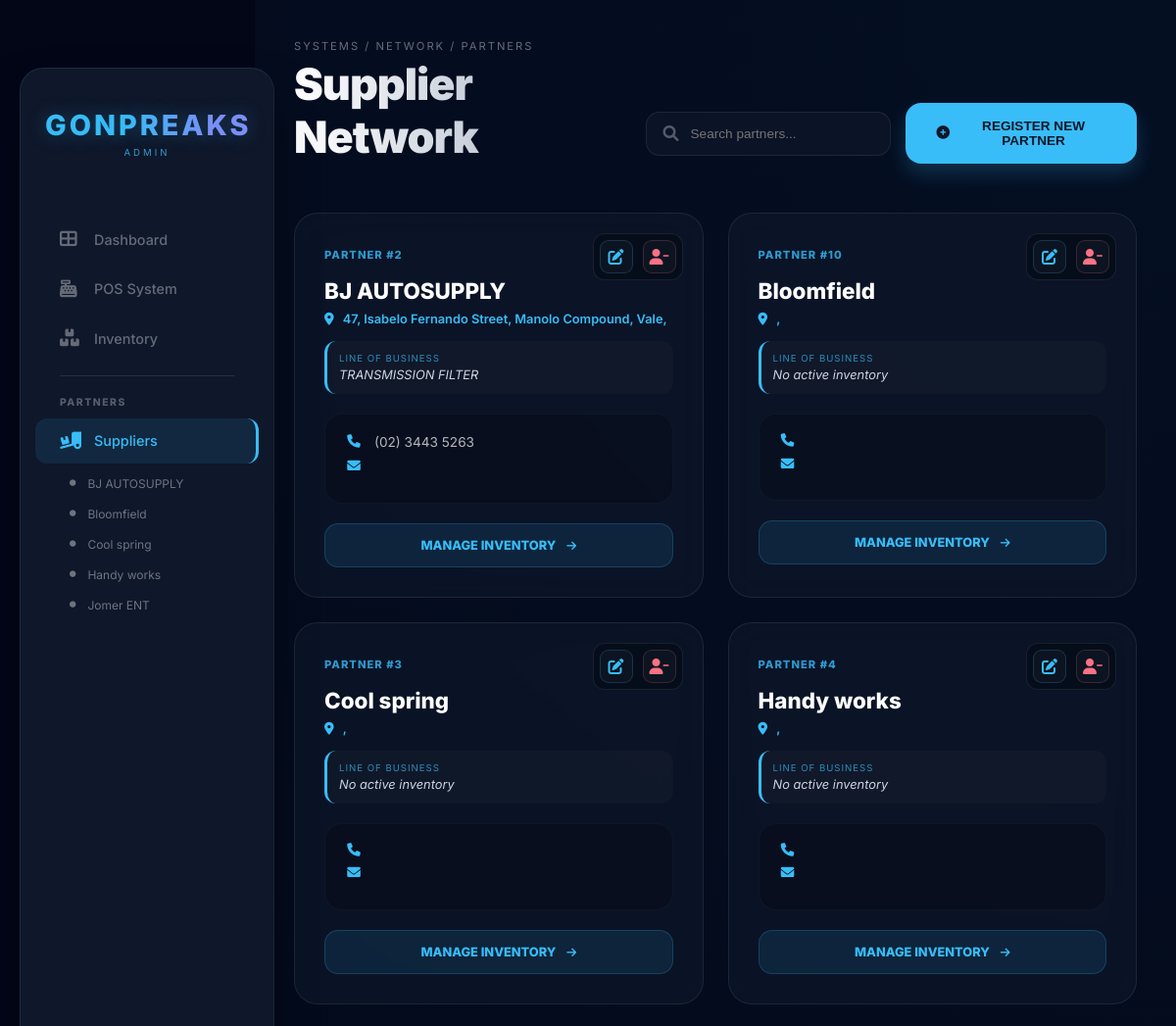
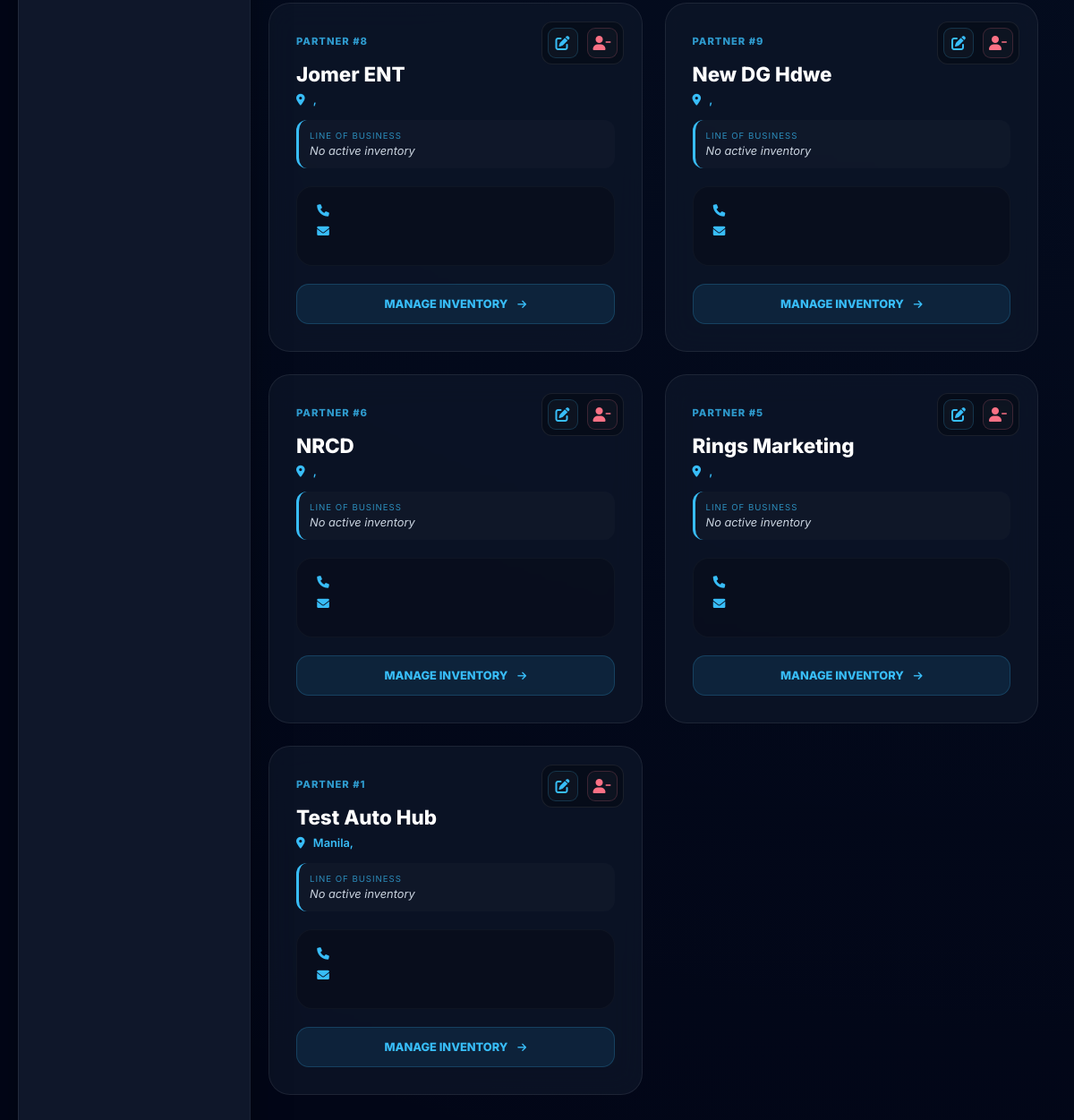
Screenshot of /autosupply/suppliers.php with the database file from the repository (2 pictures, top to bottom).
### tables this page shows
CREATE TABLE `suppliers` (
  `supplier_id` int(11) NOT NULL,
  `shop_name` varchar(255) NOT NULL,
  `address_city` varchar(50) DEFAULT NULL,
  `address_province` varchar(50) DEFAULT NULL,
  `address_complete` text DEFAULT NULL,
  `contact_number` varchar(20) DEFAULT NULL,
  `email` varchar(100) DEFAULT NULL,
  `viber` varchar(20) DEFAULT NULL
);

### autosupply/suppliers.php (the view, shortened to what this page needs)
<?php
include 'db_connect.php';
$query = "SELECT s.*,
          (SELECT GROUP_CONCAT(DISTINCT category SEPARATOR ', ')
           FROM inventory
           WHERE supplier_name = s.shop_name) as shop_categories
          FROM suppliers s
          ORDER BY s.shop_name ASC";
$result = mysqli_query($conn, $query);
?>
<!DOCTYPE html>
<html lang="en">
<head>
    <link rel="stylesheet" href="https://cdnjs.cloudflare.com/ajax/libs/font-awesome/6.0.0/all.min.css">
    <link rel="stylesheet" href="css/style.css">
</head>
<body>
    <?php include 'sidebar.php'; ?>
    <div class="main-content">
        <div class="header-section">
            <div>
                <div class="breadcrumb">Systems / Network / Partners</div>
                <h1 class="page-title">Supplier Network</h1>
            </div>
            <div style="display: flex; align-items: center;">
                <div class="search-container">
                    <i class="fas fa-search" style="position: absolute; left: 18px; top: 50%; transform: translateY(-50%); color: rgba(255,255,255,0.3);"></i>
                    <input type="text" id="supplierSearch" class="search-input" placeholder="Search partners..." onkeyup="filterSuppliers()">
                </div>
                <button onclick="openSupplierModal()" class="register-btn">
                    <i class="fas fa-plus-circle"></i> REGISTER NEW PARTNER
                </button>
            </div>
        </div>
        <div class="supplier-grid" id="supplierGrid">
            <?php if (mysqli_num_rows($result) > 0): ?>
                <?php while($row = mysqli_fetch_assoc($result)): ?>
                    <div class="supplier-card">
                        <span class="card-id">PARTNER #<?php echo $row['supplier_id']; ?></span>
                        <div class="card-actions">
                            <i class="fas fa-pen-to-square action-icon edit-icon"
                               onclick='openEditModal(<?php echo json_encode($row); ?>)'
                               title="Update Partner"></i>
                            <i class="fas fa-user-minus action-icon delete-icon"
                               onclick="confirmDelete(<?php echo $row['supplier_id']; ?>, '<?php echo addslashes($row['shop_name']); ?>')"
                               title="Terminate Partnership"></i>
                        </div>
                        <h3 style="margin: 15px 0 8px 0; font-size: 1.4rem; font-weight: 800; color: #fff;">
                            <?php echo htmlspecialchars($row['shop_name']); ?>
                        </h3>
                        <div style="font-size: 0.8rem; color: var(--accent-blue); font-weight: 600; margin-bottom: 10px;" class="location-text">
                            <i class="fas fa-location-dot" style="margin-right: 6px;"></i>
                            <?php echo htmlspecialchars($row['address_city'] . ", " . $row['address_province']); ?>
                        </div>
                        <div class="category-box">
                            <span class="category-label">Line of Business</span>
                            <div class="category-list">
                                <?php echo !empty($row['shop_categories']) ? htmlspecialchars($row['shop_categories']) : 'No active inventory'; ?>
                            </div>
                        </div>
                        <div class="contact-info-box">
                            <div class="info-row"><i class="fas fa-phone"></i> <?php echo htmlspecialchars($row['contact_number']); ?></div>
                            <div class="info-row"><i class="fas fa-envelope"></i> <?php echo htmlspecialchars($row['email']); ?></div>
                        </div>
                        <a href="supplier_products.php?id=<?php echo $row['supplier_id']; ?>" class="manage-link">
                            MANAGE INVENTORY <i class="fas fa-arrow-right" style="margin-left: 8px; font-size: 0.7rem;"></i>
                        </a>
                    </div>
                <?php endwhile; ?>
            <?php endif; ?>
        </div>
    </div>
</body>
</html>

### autosupply/sidebar.php (shortened to what this page needs)
<?php
$sidebar_query = "SELECT shop_name, supplier_id FROM suppliers ORDER BY shop_name ASC LIMIT 5";
$sidebar_result = mysqli_query($conn, $sidebar_query);
$current_supplier_id = $_GET['id'] ?? null;
?>
<div class="sidebar">
    <div class="sidebar-header">
        <h1 class="brand-name">GONPREAKS</h1>
        <div class="brand-role">
            <?php echo strtoupper($_SESSION['role'] ?? 'ADMIN'); ?>
        </div>
    </div>
    <nav>
        <a href="dashboard.php" class="nav-item <?php echo (basename($_SERVER['PHP_SELF']) == 'dashboard.php') ? 'active' : ''; ?>">
            <i class="fas fa-th-large"></i>
            <span>Dashboard</span>
        </a>
        <a href="pos.php" class="nav-item <?php echo (basename($_SERVER['PHP_SELF']) == 'pos.php') ? 'active' : ''; ?>">
            <i class="fas fa-cash-register"></i>
            <span>POS System</span>
        </a>
        <a href="inventory.php" class="nav-item <?php echo (basename($_SERVER['PHP_SELF']) == 'inventory.php') ? 'active' : ''; ?>">
            <i class="fas fa-boxes"></i>
            <span>Inventory</span>
        </a>
        <div class="sidebar-divider"></div>
        <div class="section-label">Partners</div>
        <a href="suppliers.php" class="nav-item <?php echo (basename($_SERVER['PHP_SELF']) == 'suppliers.php') ? 'active' : ''; ?>">
            <i class="fas fa-truck-ramp-box"></i>
            <span>Suppliers</span>
        </a>
        <div class="sub-menu">
            <?php if ($sidebar_result): ?>
                <?php while($side_row = mysqli_fetch_assoc($sidebar_result)): ?>
                    <?php $active_sub = ($current_supplier_id == $side_row['supplier_id']) ? 'active' : ''; ?>
                    <a href="supplier_products.php?id=<?php echo $side_row['supplier_id']; ?>" class="sub-nav-item <?php echo $active_sub; ?>">
                        <i class="fas fa-circle"></i>
                        <span><?php echo htmlspecialchars($side_row['shop_name']); ?></span>
                    </a>
                <?php endwhile; ?>
            <?php endif; ?>
        </div>
    </nav>
</div>

### autosupply/css/style.css (style rules this page uses)
:root { --primary-dark: #0f172a; --secondary-dark: #020617; --accent-blue: #38bdf8; --accent-green: #22c55e; --accent-red: #fb7185; --text-color: #f1f5f9; --glass-bg: rgba(255, 255, 255, 0.03); --glass-border: rgba(255, 255, 255, 0.1); --sidebar-bg: rgba(15, 23, 42, 0.7); --shadow: 0 25px 50px -12px rgba(0, 0, 0, 0.5); }
* { box-sizing: border-box; margin: 0; padding: 0; }
body { background: radial-gradient(circle at top left, var(--primary-dark), var(--secondary-dark)); color: var(--text-color); font-family: 'Inter', sans-serif; height: 100vh; display: flex; overflow: hidden; }
.sidebar { width: 280px; height: 94vh; margin: 3vh 0 3vh 20px; background: var(--sidebar-bg); backdrop-filter: blur(20px); -webkit-backdrop-filter: blur(20px); border: 1px solid var(--glass-border); border-radius: 24px; display: flex; flex-direction: column; z-index: 1000; box-shadow: var(--shadow); flex-shrink: 0; }
.main-content { flex-grow: 1; height: 100vh; overflow-y: auto; padding: 50px 40px; scroll-behavior: smooth; }
.sidebar-header { padding: 45px 20px; text-align: center; }
.sidebar-header h1 { font-size: 1.8rem; font-weight: 800; letter-spacing: 3px; text-transform: uppercase; background: linear-gradient(to right, #38bdf8 20%, #818cf8 40%, #818cf8 60%, #38bdf8 80%); background-size: 200% auto; -webkit-background-clip: text; -webkit-text-fill-color: transparent; animation: shine 4s linear infinite; text-shadow: 0 0 20px rgba(56, 189, 248, 0.3); }
.sidebar nav { flex: 1; padding: 20px 15px; }
.nav-item { padding: 14px 20px; text-decoration: none; color: var(--text-color); display: flex; align-items: center; gap: 15px; font-size: 0.95rem; transition: 0.3s; opacity: 0.6; border-radius: 12px; margin-bottom: 5px; }
.nav-item:hover, .nav-item.active { opacity: 1; background: rgba(56, 189, 248, 0.1); color: var(--accent-blue); }

### autosupply/sidebar.php (style rules this page uses)
.sidebar { width: 260px; height: 100vh; position: fixed; top: 0; left: 0; background: #0f172a; border-right: 1px solid rgba(255, 255, 255, 0.05); display: flex; flex-direction: column; z-index: 1000; overflow-y: auto; }
.sidebar-header { padding: 40px 25px; text-align: center; }
.brand-name { margin: 0; font-size: 1.5rem; font-weight: 900; letter-spacing: 2px; color: #fff; }
.brand-role { font-size: 0.6rem; letter-spacing: 3px; color: var(--accent-blue); margin-top: 5px; opacity: 0.8; }
.nav-item { display: flex; align-items: center; padding: 14px 25px; color: rgba(255, 255, 255, 0.6); text-decoration: none; transition: all 0.3s; font-size: 0.9rem; font-weight: 500; gap: 15px; }
.nav-item i { width: 20px; font-size: 1.1rem; }
.nav-item:hover, .nav-item.active { color: #fff; background: rgba(56, 189, 248, 0.1); }
.nav-item.active { color: var(--accent-blue); border-right: 3px solid var(--accent-blue); }
.sidebar-divider { height: 1px; background: rgba(255,255,255,0.1); margin: 15px 25px; }
.section-label { font-size: 0.65rem; font-weight: 800; color: rgba(255,255,255,0.3); margin: 20px 0 10px 25px; text-transform: uppercase; letter-spacing: 1.5px; }
.sub-nav-item { display: flex; align-items: center; padding: 8px 25px 8px 35px; color: rgba(255,255,255,0.4); text-decoration: none; font-size: 0.75rem; transition: 0.3s; }
.sub-nav-item i { font-size: 0.4rem; margin-right: 12px; }

### rows the page displays
suppliers: shop_name "BJ AUTOSUPPLY", supplier_id "2", address_city+address_province "47, Isabelo Fernando Street, Manolo Compound, Vale,", shop_categories "TRANSMISSION FILTER", contact_number "(02) 3443 5263"
suppliers: shop_name "Bloomfield", supplier_id "10", address_city+address_province ",", shows "No active inventory"
suppliers: shop_name "Cool spring", supplier_id "3", address_city+address_province ",", shows "No active inventory"
suppliers: shop_name "Handy works", supplier_id "4", address_city+address_province ",", shows "No active inventory"
suppliers: shop_name "Jomer ENT", supplier_id "8", address_city+address_province ",", shows "No active inventory"
suppliers: supplier_id "9", shop_name "New DG Hdwe", address_city+address_province ",", shows "No active inventory"
suppliers: supplier_id "6", shop_name "NRCD", address_city+address_province ",", shows "No active inventory"
suppliers: supplier_id "5", shop_name "Rings Marketing", address_city+address_province ",", shows "No active inventory"
suppliers: supplier_id "1", shop_name "Test Auto Hub", address_city+address_province "Manila,", shows "No active inventory"

### other values shown
$_SESSION['role'] "ADMIN"
